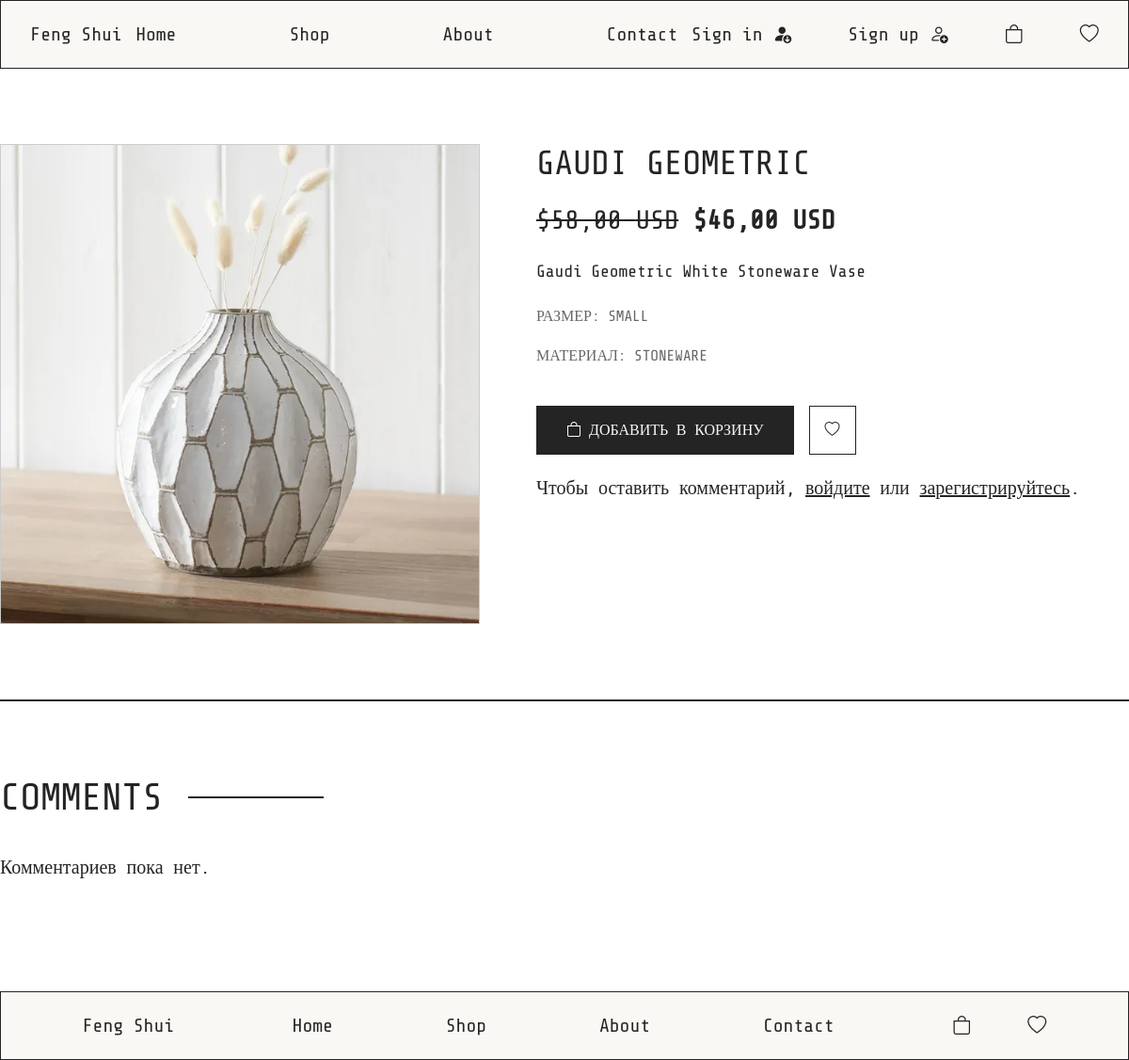
/product/gaudi-geometric/, run on the app's committed database.
### pages/models.py (models this page shows, shortened)
class Product(models.Model):
    name = models.CharField(max_length=200, verbose_name="Название")
    description = models.TextField(verbose_name="Описание", blank=True, null=True)
    slug = models.SlugField(max_length=200)
    current_price = models.DecimalField(max_digits=4, decimal_places=2, verbose_name='Текущая стоимость')
    discount_price = models.DecimalField(max_digits=4, decimal_places=2, default=0, verbose_name='Стоимость со скидкой')
    discount_percentage = models.IntegerField(default=0, verbose_name='Процент скидки')
    purchases_count = models.PositiveIntegerField(default=0, verbose_name='Количество покупок')
    size = models.ForeignKey(Size, on_delete=models.CASCADE, null=True, blank=True, verbose_name="Размер")
    material = models.ForeignKey(Material, on_delete=models.CASCADE, null=True, blank=True, verbose_name="Материал")
    class Meta:
        verbose_name = "Продукт"
        verbose_name_plural = "Продукты"

class GalleryProducts(models.Model):
    product = models.ForeignKey(Product, on_delete=models.CASCADE, related_name='products_photo')
    photo = models.ImageField(upload_to='images/', verbose_name='Фотография')

class Size(models.Model):
    name = models.CharField(max_length=50, unique=True, verbose_name="Размер")
    slug = models.SlugField(max_length=50)
    class Meta:
        verbose_name = 'Размер'
        verbose_name_plural = 'Размеры'

class Material(models.Model):
    name = models.CharField(max_length=50, unique=True, verbose_name="Материал")
    slug = models.SlugField(max_length=50)
    class Meta:
        verbose_name = 'Материал'
        verbose_name_plural = 'Материалы'

### pages/views.py (the view)
# urls.py: path('product/<slug:product_slug>/', views.detail_page, name='detail_path'),
def detail_page(request, product_slug):
    product = get_object_or_404(Product, slug=product_slug)
    comments = Comments.objects.filter(product=product).order_by('-created_date')
    if request.user.is_authenticated:
        form = CommentForm()
    else:
        form = None
    context = {
        'product': product,
        'comments': comments,
        'form': form,
    }
    return render(request, 'detail.html', context)

### pages/templates/detail.html (shortened to what this page needs)
{% extends 'base.html' %}
{% load static %}
{% load crispy_forms_tags %}
{% block content %}
<main>
    <section class="product-detail">
        <div class="container">
            <div class="product-detail__wrapper">
                <div class="product-detail__image-block">
                    {% if product.products_photo.first %}
                        <img src="{{ product.products_photo.first.photo.url }}" alt="{{ product.name }}" class="product-detail__image">
                    {% else %}
                        <img src="{% static 'images/placeholder.png' %}" alt="Placeholder" class="product-detail__image">
                    {% endif %}
                </div>
                <div class="product-detail__info">
                    <h1 class="product-detail__title">{{ product.name }}</h1>
                    <p class="product-detail__price">
                        {% if product.discount_percentage > 0 %}
                            <del>${{ product.current_price }} USD</del>
                            ${{ product.discount_price }} USD
                        {% else %}
                            Цена: ${{ product.current_price }} USD
                        {% endif %}
                    </p>
                    <p class="product-detail__desc">
                        {{ product.description }}
                    </p>
                    <p class="product-detail__meta">Размер: {{ product.size.name }}</p>
                    <p class="product-detail__meta">Материал: {{ product.material.name }}</p>
                    <div class="product-detail__buttons">
                        <a href="{% url 'cart_add' product.id %}" class="product-btn add-cart"><i class="bi bi-bag" style="color: white"></i> Добавить в корзину</a>
                        <a href="{% url 'favorite_add_path' product.id %}" class="product-btn favorite"><i class="bi bi-heart"></i></a>
                    </div>
                    {% if user.is_authenticated %}
                        <form action="{% url 'save_comment_active' product_pk=product.pk %}" method="post" class="comment-form">
                            {% csrf_token %}
                            <h4 class="form-title">Leave a Comment</h4>
                            {{ form|crispy }}
                            <button type="submit" class="btn btn-primary">Post Comment</button>
                        </form>
                    {% else %}
                            <p style="font-size: 20px">Чтобы оставить комментарий, <a href="{% url 'login_path' %}" style="text-decoration: underline;">войдите</a>
                                или <a href="{% url 'register_path' %}" style="text-decoration: underline;">зарегистрируйтесь</a>.</p>
                    {% endif %}
                </div>
            </div>
        </div>
    </section>
    <section class="product-comments">
        <div class="container">
            <h3 class="section-title af2">Comments</h3>
            <div class="comments-list">
                {% for comment in comments %}
                    <div class="comment-item">
                        <p class="comment-meta">
                            <strong>{{ comment.user.username }}</strong> · {{ comment.created_date }}
                            {% if user.is_authenticated and user.is_superuser or user.is_authenticated and user == comment.user %}
                                <a href="{% url 'delete_comment_active' comment.pk %}" class="comment-delete-btn">
                                    <i class="bi bi-trash"></i>
                                </a>
                            {% endif %}
                        </p>
                        <p class="comment-text">{{ comment.text }}</p>
                    </div>
                {% empty %}
                    <p style="font-size: 20px">Комментариев пока нет.</p>
                {% endfor %}
            </div>
        </div>
    </section>
</main>
{% endblock content %}

### static/style/style.css (style rules this page uses)
* { font-family: 'STM'; font-weight: 400; color: #242424; }
html, body { height: 100%; margin: 0; display: flex; flex-direction: column; }
main { flex: 1; }
.container { max-width: 1704px; width: 100%; margin: 0 auto; }
.section-title, .section-title-na { position: relative; font-size: 40px; text-transform: uppercase; padding-bottom: 40px; }
.section-title::after, .af1::after { position: absolute; content: ''; width: 144px; height: 2px; top: 25%; left: 115px; background-color: #242424; }
.af2::after { left: 200px; }
.product-detail { padding: 80px 0; }
.product-detail__wrapper { display: flex; flex-wrap: wrap; gap: 60px; align-items: flex-start; }
.product-detail__image-block { flex: 1 1 40%; }
.product-detail__image { width: 100%; border: 1px solid #ccc; }
.product-detail__info { flex: 1 1 50%; display: flex; flex-direction: column; gap: 24px; }
.product-detail__title { font-size: 36px; text-transform: uppercase; }
.product-detail__price { font-size: 28px; font-weight: bold; color: #242424; }
.product-detail__desc { font-size: 18px; line-height: 1.6; }
.product-detail__meta { font-size: 16px; text-transform: uppercase; color: #666; }
.product-detail__buttons { display: flex; gap: 16px; margin-top: 20px; }
.product-btn { padding: 16px 32px; font-size: 16px; background-color: #242424; color: #f9f8f4; text-decoration: none; text-transform: uppercase; display: flex; align-items: center; gap: 8px; border: none; }
.product-btn.favorite { padding: 16px; background-color: transparent; color: #242424; border: 1px solid #242424; }
.product-comments { padding: 80px 0; border-top: 2px solid #242424; }
.comments-list { display: flex; flex-direction: column; gap: 24px; margin-bottom: 40px; }

### data on the page
Product: products_photo.first.photo (picture), name "GAUDI GEOMETRIC", current_price "58,00", discount_price "46,00", description "Gaudi Geometric White Stoneware Vase", size.name "SMALL", material.name "STONEWARE"
